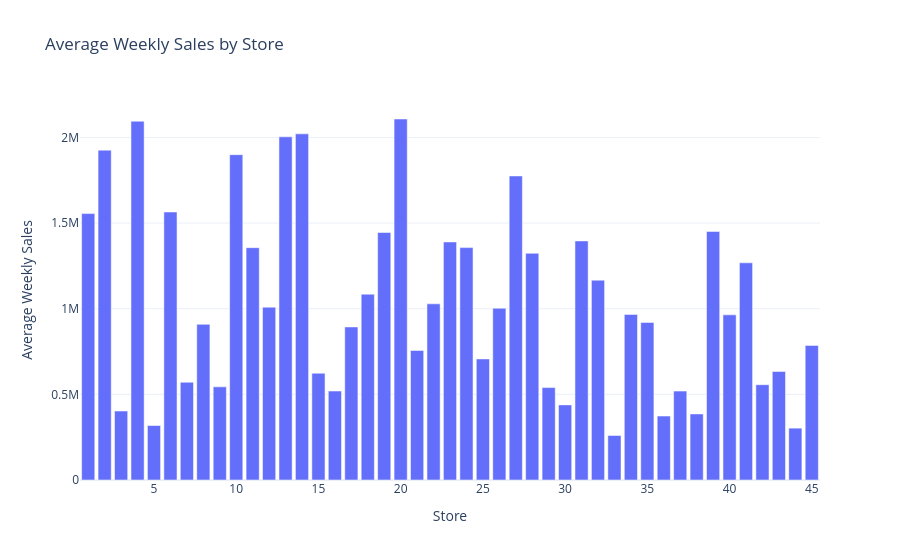

The code cell stored with this chart in its notebook:
### Code cell
# Figure 2 — Average weekly sales by store
plot_store = store_summary.reset_index()
fig = px.bar(plot_store, x="Store", y="mean",
             title="Average Weekly Sales by Store",
             labels={"mean":"Average Weekly Sales"})
fig.update_layout(template="plotly_white")
fig.show()

### Figure 1 — Plotly figure (JSON) as saved in the notebook; plotly's stock layout.template omitted (floating-point values rounded to 4 significant figures)
{"data": [{"hovertemplate": "Store=%{x}<br>Average Weekly Sales=%{y}<extra></extra>", "legendgroup": "", "marker": {"color": "#636efa", "pattern": {"shape": ""}}, "name": "", "orientation": "v", "showlegend": false, "textposition": "auto", "type": "bar", "x": [20, 4, 14, 13, 2, 10, 27, 6, 1, 39, 19, 31, 23, 24, 11, 28, 41, 32, 18, 22, 12, 26, 34, 40, 35, 8, 17, 45, 21, 25, 43, 15, 7, 42, 9, 29, 16, 37, 30, 3, 38, 36, 5, 44, 33], "xaxis": "x", "y": [2108000.0, 2095000.0, 2021000.0, 2004000.0, 1926000.0, 1899000.0, 1775000.0, 1565000.0, 1555000.0, 1451000.0, 1445000.0, 1396000.0, 1390000.0, 1357000.0, 1356000.0, 1324000.0, 1268000.0, 1167000.0, 1085000.0, 1029000.0, 1009000.0, 1003000.0, 966800.0, 964100.0, 919700.0, 908700.0, 893600.0, 786000.0, 756100.0, 706700.0, 633300.0, 623300.0, 570600.0, 556400.0, 544000.0, 539500.0, 519200.0, 518900.0, 438600.0, 402700.0, 385700.0, 373500.0, 318000.0, 302700.0, 259900.0], "yaxis": "y"}], "layout": {"barmode": "relative", "legend": {"tracegroupgap": 0}, "title": {"text": "Average Weekly Sales by Store"}, "xaxis": {"anchor": "y", "domain": [0, 1], "title": {"text": "Store"}}, "yaxis": {"anchor": "x", "domain": [0, 1], "title": {"text": "Average Weekly Sales"}}}}
